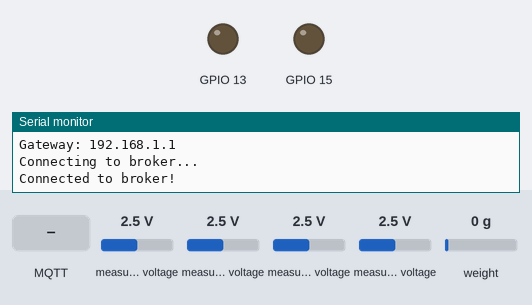
Recording of a sketch running on a simulated ESP8266 (NodeMCU). On the bench: output pins drawn as LEDs (lit = HIGH), the last lines printed to the serial monitor. Wiring (inferred from the names in the program): PCF8591 converter at I2C address 0x48. The inputs (shaded band) are chosen by the test bench; at power-on: measured voltage 2.5 V, weight on the scale 0 g. WiFi joins after 1.5 s; servers stay silent unless stated; no MQTT or app messages arrive unless stated.

Above: at 3.7 s.
3.8 s: MQTT message "fwd" arrives on the first subscribed topic
At 4.9 s:
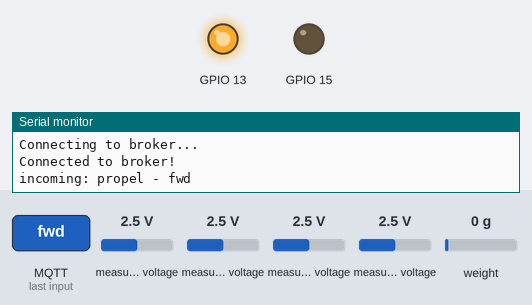
5.3 s: MQTT message "bckwd" arrives on the first subscribed topic
At 6.4 s:
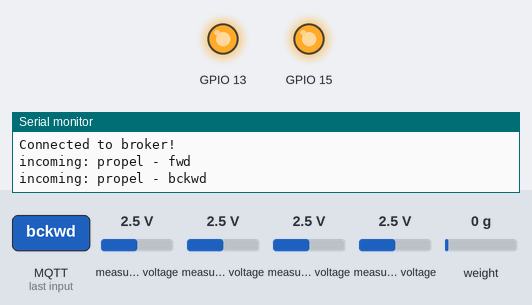
Timing chart, 0 to 8.3 s (numbered marks = the images above; inputs shaded):
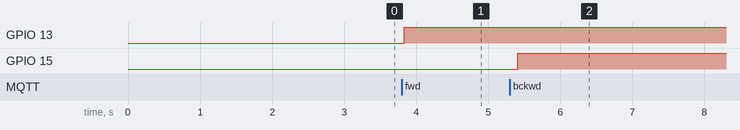

Measured:
- after the input at 3.8 s, GPIO 13: LOW → HIGH at once
- after the input at 5.3 s, GPIO 15: LOW → HIGH after 0.11 s

The sketch:

propControl.ino
```cpp
#include <HX711.h>
#include <ESP8266WiFi.h>
#include <Wire.h>
#include <MQTT.h>  // MQTT Library by Joel Gaehwiler, https://github.com/256dpi/arduino-mqtt
#include <SPI.h>
#include "Adafruit_MAX31855.h"
#include "HX711.h" //This library can be obtained here http://librarymanager/All#Avia_HX711


const char ssid[] = "Apogee";
const char pass[] = "PerformHumanSimulator";

// Variables for commanding a prescribed valve-open time
bool holdOpenSwitch = false;
unsigned long commandedBurnTimeMicros;
unsigned long openedMicros;  // The time at which the valve was commanded to be opened

// Variabkles for timekeeping while performing "parallel" processes
unsigned long currentMillis;
unsigned long currentMicros;
unsigned long previousMillis = 0;
unsigned long previousMicros = 0;

// Set the publish rate (in milliseconds) for publishing pressure values
float pubRate = 100;


// Because I'm using a NodeMCU Amica microcontroller (which uses some other chipset), I
// need to redefine the pins to match how they're labeled on the board.
// For example: Pin D7 on the NodeMCU Amica actually corresponds to Pin 13 in the code.
// I don't know why this is a thing, but it is.
// The reassignment below was pulled from a github discussion forum.
// Now, instead of referring to Pin 13, call it Pin D7 (for example).
//#define D0 16
//#define D1 5  // I2C Bus SCL (clock), also the clock for the thermocouple
//#define D2 4  // I2C Bus SDA (data) Chip select (CS) pin for thermocouple
//#define D3 0  // Data out pin (DO) for thermocouple
//#define D4 2  // Same as "LED_BUILTIN", but inverted logic
//#define D5 14 // SPI Bus SCK (clock)
//#define D6 12 // SPI Bus MISO NOT WORKING
//#define D7 13 // SPI Bus MOSI
//#define D8 15 // SPI Bus SS (CS)
//#define D9 3  // RX0 (Serial console)
//#define D10 1 // TX0 (Serial console)
#define MAXDO   0
#define MAXCS   16
#define MAXCLK  2

// #define calibration_factor -6522 //This value is obtained using the SparkFun_HX711_Calibration sketch
#define calibration_factor -7036

#define LOADCELL_DOUT_PIN  14
#define LOADCELL_SCK_PIN  12

// Init the scale
HX711 scale;

// initialize the Thermocouple
Adafruit_MAX31855 thermocouple(MAXCLK, MAXCS, MAXDO);

#define PCF8591 0x48 // Device address = 0x48, 00110000
byte adc_value0, adc_value1, adc_value2, adc_value3;

WiFiClient net;  // Instantiate an instance of WiFiClient, call it "net"
MQTTClient client;  // Instantiate an instance of MQTTClient, call it "client"


void timedPropel() {
  currentMicros = micros();
  if (currentMicros - openedMicros >= commandedBurnTimeMicros) {
    unsigned long actualBurnTime = currentMicros - openedMicros;
//    digitalWrite(12, LOW);    // turn the LED off by making the voltage LOW
//    digitalWrite(13, LOW);    // turn the LED off by making the voltage LOW
//    digitalWrite(14, LOW);    // turn the LED off by making the voltage LOW
    digitalWrite(15, LOW);    // turn the LED off by making the voltage LOW
    holdOpenSwitch = false;
    client.publish("timedPropelReturn", String(actualBurnTime));
    Serial.print("Opened Time is ");
    Serial.println(openedMicros);
    Serial.print("Closed Time is ");
    Serial.println(currentMicros);
    Serial.println("");
    Serial.print("Thrust command complete. Thrust held for ");
    Serial.print(actualBurnTime);
    Serial.println(" microseconds.");
  }
}


void connect() {
  WiFi.hostname("propcontroller");
  WiFi.begin(ssid, pass);
  Serial.print("Attempting to connect to ");
  Serial.println(ssid);

  while(WiFi.status() != WL_CONNECTED) {
    Serial.print(".");
    delay(500);
  }

  if(WiFi.status() == WL_CONNECTED) {
    Serial.print("\nWiFi connected to ");
    Serial.println(WiFi.SSID());
    Serial.print("IP address: ");
    Serial.println(WiFi.localIP());
    Serial.print("Gateway: ");
    Serial.println(WiFi.gatewayIP());
    Serial.println("");
  }

  Serial.println("Connecting to broker...");
  // Note: Local domain names (e.g. "Computer.local" on OSX) are not supported by Arduino.
  // You need to set the IP address of the broker directly.

  // New IP Address, old one was 192.168.0.200
  client.begin("192.168.0.200", net);  // User for connecting via Apogee hotspot in the upstairs lab to Raspberry Pi
//  client.begin("192.168.43.68", net);  // Use for connecting via 4G tether to Raspberry Pi
  // client.begin("192.168.43.106", net);  // Use for connecting via 4G tether to LCARS

  while (!client.connect("propcontroller")) {
  Serial.print(".");
  delay(1000);
  }

  Serial.println("Connected to broker!");
  client.subscribe("propel");
  client.subscribe("timedPropel");
}


void messageReceived(String &topic, String &payload) {
  Serial.println("incoming: " + topic + " - " + payload);

  if (topic == "propel" && payload == "fwd") {
//    digitalWrite(12, HIGH);   // turn the LED on (HIGH is the voltage level)
    digitalWrite(13, HIGH);   // turn the LED on (HIGH is the voltage level)
  }

  else if (topic == "propel" && payload == "bckwd") {
//    digitalWrite(14, HIGH);   // turn the LED on (HIGH is the voltage level)
    digitalWrite(15, HIGH);   // turn the LED on (HIGH is the voltage level)
  }

  else if (topic == "propel" && payload == "panright") {
//    digitalWrite(12, HIGH);   // turn the LED on (HIGH is the voltage level)
//    digitalWrite(14, HIGH);   // turn the LED on (HIGH is the voltage level)
  }

  else if (topic == "propel" && payload == "panleft") {
    digitalWrite(13, HIGH);   // turn the LED on (HIGH is the voltage level)
    digitalWrite(15, HIGH);   // turn the LED on (HIGH is the voltage level)
  }

  else if (topic == "propel" && payload == "turnleft") {
//    digitalWrite(12, HIGH);   // turn the LED on (HIGH is the voltage level)
    digitalWrite(15, HIGH);   // turn the LED on (HIGH is the voltage level)
  }

  else if (topic == "propel" && payload == "turnright") {
    digitalWrite(13, HIGH);   // turn the LED on (HIGH is the voltage level)
//    digitalWrite(14, HIGH);   // turn the LED on (HIGH is the voltage level)
  }

  else if (topic == "propel" && payload == "turnoff") {
//    digitalWrite(12, LOW);    // turn the LED off by making the voltage LOW
    digitalWrite(13, LOW);    // turn the LED off by making the voltage LOW
//    digitalWrite(14, LOW);    // turn the LED off by making the voltage LOW
    digitalWrite(15, LOW);    // turn the LED off by making the voltage LOW
  }

  if (topic == "timedPropel") {
    holdOpenSwitch = true;
    commandedBurnTimeMicros = (unsigned long)(payload.toFloat()*1000000.0);
    Serial.print("Hold-open command received. Thrust for ");
    Serial.print(commandedBurnTimeMicros);
    Serial.println(" microseconds.");
    openedMicros = micros();
    digitalWrite(15, HIGH);   // turn the LED on (HIGH is the voltage level)
//    digitalWrite(D8, HIGH);   // turn the LED on (HIGH is the voltage level)
    timedPropel();  // Only sending "openedTime" because the function requires a number to be passed
  }
}


void setup() {
//  pinMode(12, OUTPUT);
  pinMode(13, OUTPUT);
//  pinMode(14, OUTPUT);
  pinMode(15, OUTPUT);

  Serial.begin(9600);
  Wire.begin();

  scale.begin(LOADCELL_DOUT_PIN, LOADCELL_SCK_PIN);
  scale.set_scale(calibration_factor); //This value is obtained by using the SparkFun_HX711_Calibration sketch
  scale.tare();  //Assuming there is no weight on the scale at start up, reset the scale to 0


  connect();
  client.onMessage(messageReceived);
}


void loop() {
  client.loop();
  delay(10);  // <- fixes some issues with WiFi stability

  if (!client.connected()) {
//    digitalWrite(12, LOW); // Auto shutoff the valves if client is not connected
    digitalWrite(13, LOW);
//    digitalWrite(14, LOW);
    digitalWrite(15, LOW);
    connect(); // Attempt to connect
  }

  currentMillis = millis();

  if (currentMillis - previousMillis >= pubRate) {
    // Pressure XDCRs
    Wire.beginTransmission(PCF8591);  // Get data from the A2D Converter (PCF8591)
    Wire.write(0x04); // Send a byte to the PCF8591 to tell it to read all channels IN DIFFERENTIAL MODE
//    Wire.write(0x00); // Read channel 0
//    Wire.write(0x01); // Read channel 1
    Wire.endTransmission();
    Wire.requestFrom(PCF8591, 5); // Request three bytes from the PCF8591

    while (Wire.available()) {
      adc_value0 = Wire.read(); //This needs two reads to get the value.
      adc_value0 = Wire.read();
      adc_value1 = Wire.read();
      adc_value2 = Wire.read();
      adc_value3 = Wire.read();
    }

//    Serial.print("ADC 0: ");
//    Serial.print(adc_value0);
//    Serial.print("          ADC 1: ");
//    Serial.print(adc_value1);
//    Serial.print("          ADC 2: ");
//    Serial.print(adc_value2);
//    Serial.print("          ADC 3: ");
//    Serial.println(adc_value3);

    // 0 PSIG
    // ADC0 = 26  ADC1 = 22
    // 100 PSIG
    // ADC0 = 221  ADC1 = 217

    // ADC0: 100/(221-26) = 0.51282
    // ADC1: 100/(217-22) = 0.51282
    float float_psig = (adc_value0 - 26)*0.51282;
    float prop_psig = (adc_value1 - 22)*0.51282;

//    Serial.print("Float PSI (0): ");
//    Serial.print(float_psig);
//    Serial.print("          Prop PSI (1): ");
//    Serial.println(prop_psig);


    // Thermocouple
    //float temp = thermocouple.readCelsius(); // Might have to change double to float if it doesn't work

    // Load Cell
    float weight = scale.get_units(); //scale.get_units() returns a float

    client.publish("float_pressure", String(float_psig));
    client.publish("prop_pressure", String(prop_psig));
//    client.publish("exit_temp", String(temp)); // Send through new topic
    client.publish("loadcell_weight", String(weight));

    previousMillis = currentMillis;
  }


  if (holdOpenSwitch) {
    timedPropel();
  }
}
```
